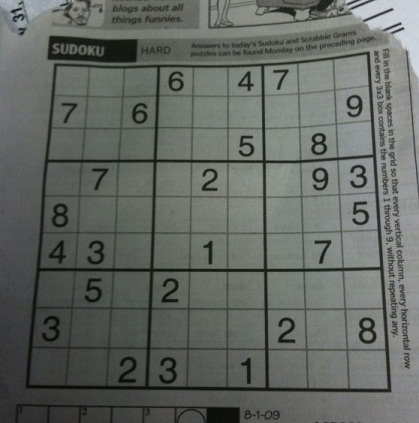
#> input picture src/Images and Videos/sudoku.jpg, 419 x 423 px
$ python 'Adaptive Thresholding.py'
#> lines starting #> are read from the running program, lines starting #| are printed output that depends on the picture; after the words box and inside, x2 and y2 are one past the last pixel; in counts of white or black regions, pixels touching at a corner belong together
'''
output : Press the escape button to see the effect of adaptive thresolding
'''

import cv2
import matplotlib.pyplot as plt

img = cv2.imread('../Images and Videos/sudoku.jpg')
#> img is the input picture: shape (423, 419, 3); mean B, G, R 98.9, 103.6, 99.4

img = cv2.cvtColor(img, cv2.COLOR_BGR2GRAY)
#> img: shape (423, 419)

img = cv2.bilateralFilter(img, 3, 75, 75, borderType=cv2.BORDER_CONSTANT)

cv2.imshow('blurred',img)
cv2.waitKey(0)

## Performing simple thresholding
## Performing adaptive mean and gaussian thresholding
ret1, thresh1 = cv2.threshold(img, 127, 255, cv2.THRESH_BINARY)
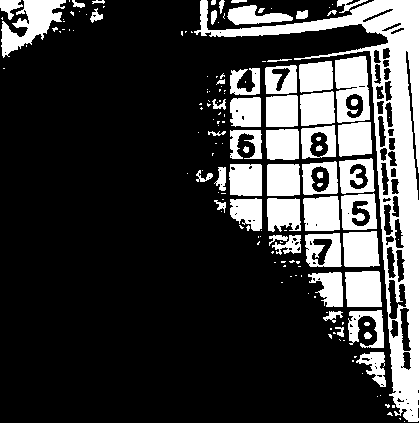
#> thresh1: shape (423, 419); 23.9% white; 157 white regions (100 under 20 px), largest, box (x1, y1, x2, y2) and area: (194, 0, 419, 422) 14364, (335, 56, 370, 123) 1723, (1, 0, 66, 58) 1707
thresh2 = cv2.adaptiveThreshold(img, 255,\
     cv2.ADAPTIVE_THRESH_MEAN_C, cv2.THRESH_BINARY, 11,2)
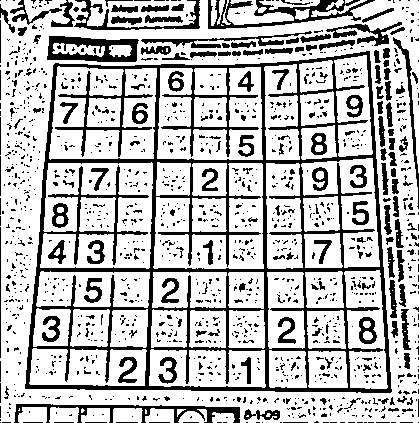
#> thresh2: shape (423, 419); 73.9% white; 1334 black regions (1159 under 20 px), largest, box (x1, y1, x2, y2) and area: (25, 51, 392, 393) 20236, (208, 0, 375, 29) 1579, (47, 36, 139, 62) 1345
thresh3 = cv2.adaptiveThreshold(img, 255,\
     cv2.ADAPTIVE_THRESH_GAUSSIAN_C, cv2.THRESH_BINARY, 11,2)
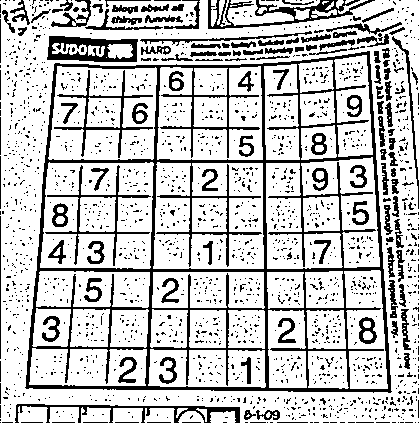
#> thresh3: shape (423, 419); 77.4% white; 1887 black regions (1754 under 20 px), largest, box (x1, y1, x2, y2) and area: (25, 51, 392, 393) 15420, (208, 0, 375, 29) 1405, (47, 36, 138, 62) 1313

images = [thresh1, thresh2, thresh3]
titles = ['Binary', 'Adaptive mean', 'Adaptive Gaussian']

for i in range(3):
    plt.subplot(1,3,(i+1))
    plt.imshow(images[i],'gray')
    plt.xlabel(titles[i])

plt.show()
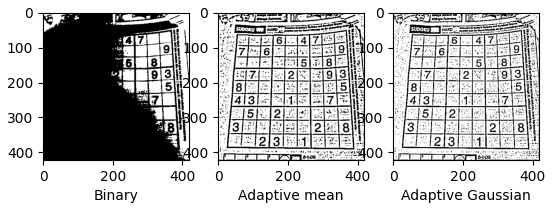
#> figure drawn by matplotlib, 3 panels

cv2.waitKey(0)
cv2.destroyAllWindows()

$ run again, with src/Images and Videos/Building.jpg copied over src/Images and Videos/sudoku.jpg
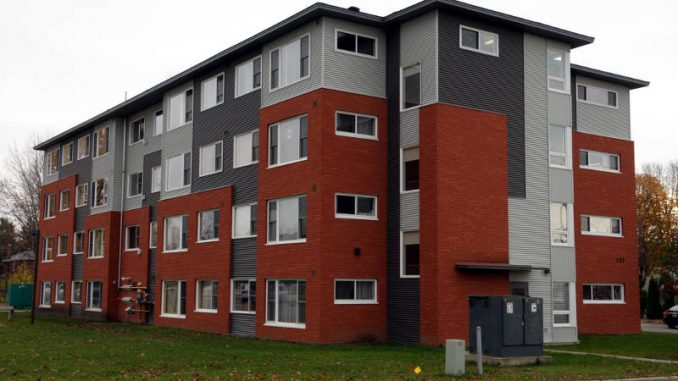
#> input picture src/Images and Videos/Building.jpg, 678 x 381 px
#> img is the input picture: shape (381, 678, 3); mean B, G, R 88.4, 96.5, 112.9
#> `ret1, thresh1 = cv2.threshold(img, 127, 255, cv2.THRESH_BINARY)`:
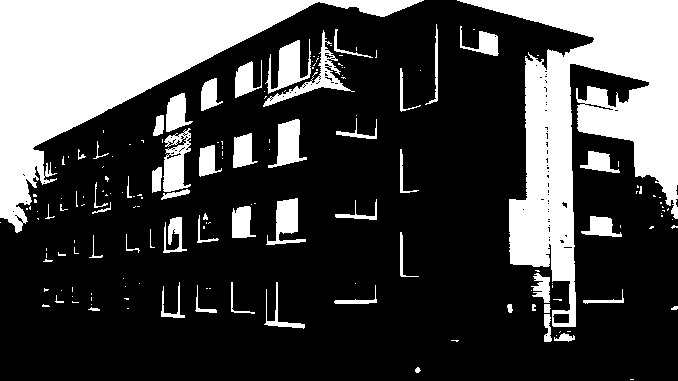
#> thresh1: shape (381, 678); 28.2% white; 169 white regions (115 under 20 px), largest, box (x1, y1, x2, y2) and area: (0, 0, 424, 233) 30011, (457, 0, 678, 327) 28010, (265, 39, 311, 94) 1105
#> thresh2: shape (381, 678); 63.4% white; 1507 black regions (1196 under 20 px), largest, box (x1, y1, x2, y2) and area: (0, 0, 595, 343) 37046, (406, 63, 678, 381) 14468, (222, 184, 318, 335) 3692
#> `thresh3 = cv2.adaptiveThreshold(img, 255,\ cv2.ADAPTIVE_THRESH_GAUSSIA..`:
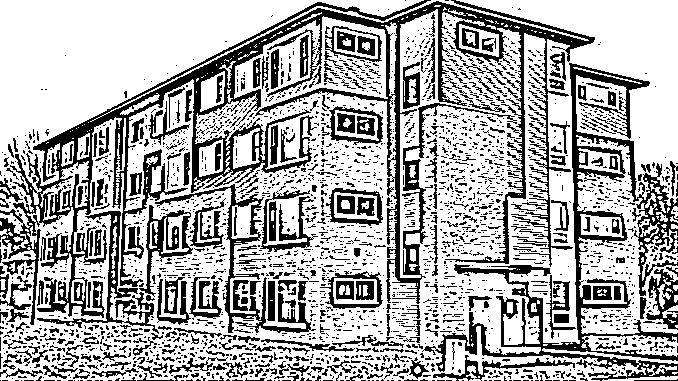
#> thresh3: shape (381, 678); 68.3% white; 2640 black regions (2307 under 20 px), largest, box (x1, y1, x2, y2) and area: (0, 0, 595, 325) 26829, (422, 63, 678, 381) 11067, (155, 184, 316, 333) 2433
